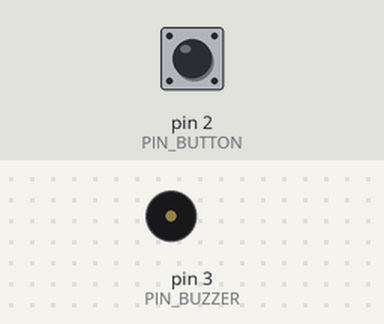
A sketch run on a simulated Arduino Uno, built with avr-gcc and run on an emulated ATmega328P. On the bench: buzzer (waves = sounding). The test bench sets the inputs (shaded band); at power-on: pin 2 (PIN_BUTTON) HIGH. What the sketch prints to the serial monitor is not drawn.

Above: at 1.2 s.
1.3 s: pin 2 (PIN_BUTTON) pulled LOW for 0.15 s
At 1.54 s:
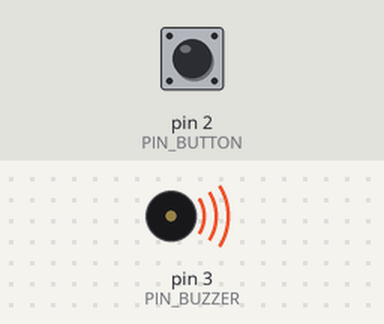
3.2 s: pin 2 (PIN_BUTTON) pulled LOW for 3.2 s
At 7.6 s:
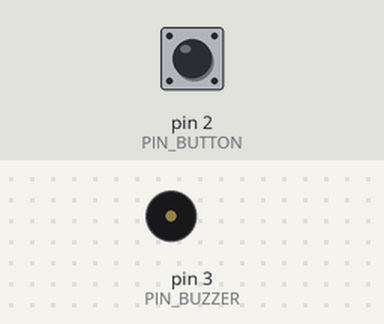
8.2 s: pin 2 (PIN_BUTTON) pulsed LOW 5 times (0.12 s each, 0.3 s apart)
At 8.8 s:
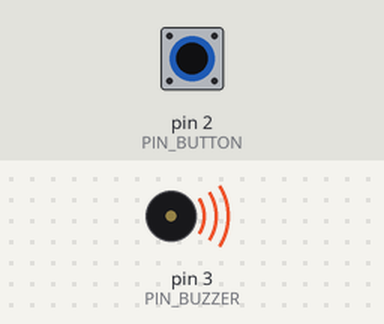
Timing chart, 0 to 11.4 s (numbered marks = the images above; inputs shaded):
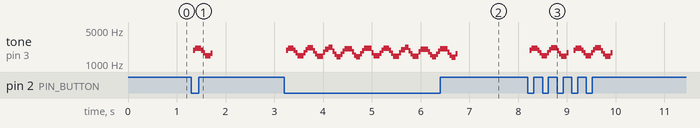

Measured:
- after the input at 1.3 s, tone on pin 3 (PIN_BUZZER): plays 1904 Hz for 0.04 s, 2107 Hz for 0.12 s, 1936 Hz for 0.04 s, 1691 Hz for 0.04 s, 1472 Hz for 0.12 s, 1671 Hz for 0.04 s, starting at once
- after the input at 3.2 s, tone on pin 3 (PIN_BUZZER): plays 1904 Hz for 0.04 s, 2107 Hz for 0.12 s, 1936 Hz for 0.04 s, 1691 Hz for 0.04 s, 1472 Hz for 0.12 s, 1703 Hz for 0.04 s … (52 notes in this stretch), starting at once
- after the input at 8.2 s, tone on pin 3 (PIN_BUZZER): plays 1904 Hz for 0.04 s, 2107 Hz for 0.12 s, 1936 Hz for 0.04 s, 1691 Hz for 0.04 s, 1472 Hz for 0.12 s, 1702 Hz for 0.04 s … (24 notes in this stretch), starting at once

The sketch:

Alertor.ino
```cpp
/*
	Project 7.2 Alertor

	Use a passive buzzer to make an alarm.
*/

#define PIN_BUZZER 3
#define PIN_BUTTON 2

// Variable will change
bool isBuzzerHigh = false;

void setup() {
	// Put your setup code here, to run once:
	pinMode(PIN_BUTTON, INPUT);
	pinMode(PIN_BUZZER, OUTPUT);
	Serial.begin(9600); // Initialize serial communication
}

void loop() {
	// Put your main code here, to run repeatedly:
	int buttonState = digitalRead(PIN_BUTTON); // Read the state of the push button value

	if (buttonState == LOW) {
		Serial.write("on"); // Write binary data to the serial port
		alert();
		isBuzzerHigh = true;
	}
	else {
		if (isBuzzerHigh) {
			freq(PIN_BUZZER, 0, 10);
			Serial.write("off"); // Write binary data to the serial port
			isBuzzerHigh = !isBuzzerHigh;
		}
	}
}

void alert() {
	float sinVal; // Define a variable to save sine value
	int toneVal; // Define a variable to save sound frequency

	for (int x = 0; x < 360; x += 10) {
		// X from 0 degree->360 degree
		sinVal = sin(x * (PI / 180)); // Calculate the sine of x
		toneVal = 2000 + sinVal * 500; // Calculate sound frequency according to the sine of x
		freq(PIN_BUZZER, toneVal, 10);
	}
}

void freq(int PIN, int freqs, int times) {
	if (freqs == 0) digitalWrite(PIN, LOW);
	else {
		for (int i = 0; i < times * freqs / 1000; i ++) {
			digitalWrite(PIN, HIGH);
			delayMicroseconds(1000000 / freqs / 2);
			digitalWrite(PIN, LOW);
			delayMicroseconds(1000000 / freqs / 2);
		}
	}
}
```
